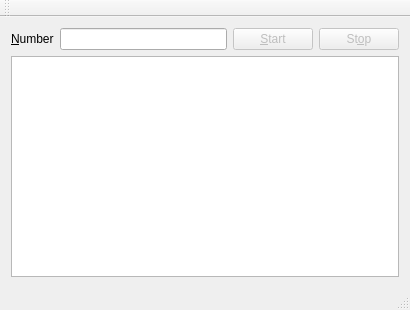
<?xml version="1.0" encoding="UTF-8"?>
<ui version="4.0">
 <class>MainWindow</class>
 <widget class="QMainWindow" name="MainWindow">
  <property name="geometry">
   <rect>
    <x>0</x>
    <y>0</y>
    <width>410</width>
    <height>310</height>
   </rect>
  </property>
  <property name="windowTitle">
   <string>MainWindow</string>
  </property>
  <widget class="QWidget" name="centralWidget">
   <layout class="QVBoxLayout" name="verticalLayout">
    <item>
     <layout class="QHBoxLayout" name="horizontalLayout">
      <item>
       <widget class="QLabel" name="labelNumber">
        <property name="text">
         <string>&amp;Number</string>
        </property>
        <property name="buddy">
         <cstring>lineEditNumber</cstring>
        </property>
       </widget>
      </item>
      <item>
       <widget class="QLineEdit" name="lineEditNumber"/>
      </item>
      <item>
       <widget class="QPushButton" name="pushButtonStart">
        <property name="enabled">
         <bool>false</bool>
        </property>
        <property name="text">
         <string>&amp;Start</string>
        </property>
       </widget>
      </item>
      <item>
       <widget class="QPushButton" name="pushButtonStop">
        <property name="enabled">
         <bool>false</bool>
        </property>
        <property name="text">
         <string>St&amp;op</string>
        </property>
       </widget>
      </item>
     </layout>
    </item>
    <item>
     <widget class="QListView" name="listViewResults"/>
    </item>
   </layout>
  </widget>
  <widget class="QToolBar" name="mainToolBar">
   <attribute name="toolBarArea">
    <enum>TopToolBarArea</enum>
   </attribute>
   <attribute name="toolBarBreak">
    <bool>false</bool>
   </attribute>
  </widget>
  <widget class="QStatusBar" name="statusBar"/>
 </widget>
 <layoutdefault spacing="6" margin="11"/>
 <resources/>
 <connections/>
</ui>
